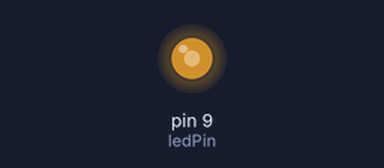
The sketch below on a simulated Arduino Uno, built with avr-gcc and run on an emulated ATmega328P. Parts: output pins drawn as LEDs (lit = HIGH). Random numbers use the default seed unless the sketch sets one.

Above: at 0.05 s.
At 19.87 s:
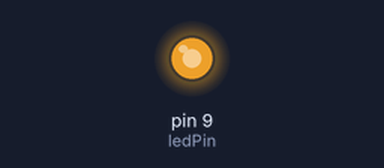
At 39.69 s:
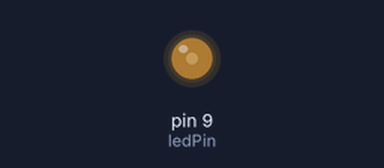
Timing chart, 0 to 40.0 s (numbered marks = the images above):
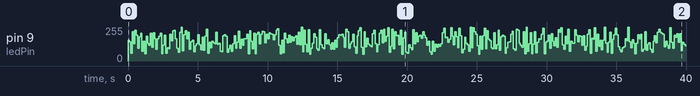

The sketch:

10.ino
```cpp
int ledPin = 9; // El pin al que está conectado el LED
int minValue = 50; // Valor mínimo de la intensidad de la llama
int maxValue = 255; // Valor máximo de la intensidad de la llama
int flickerSpeed = 100; // Velocidad de parpadeo de la llama en milisegundos

void setup() {
  pinMode(ledPin, OUTPUT);
  randomSeed(analogRead(0)); // Inicializa la generación de números aleatorios
}

void loop() {
  int randomValue = random(minValue, maxValue); // Genera un valor aleatorio entre minValue y maxValue
  analogWrite(ledPin, randomValue); // Establece la intensidad de la llama

  // Agrega un efecto de flicker al cambiar aleatoriamente la intensidad de la llama
  delay(flickerSpeed);
}
```

Measured:
- by itself, pin 9 (ledPin): 0/255 → 154/255 at 0.00 s, → 144/255 0.10 s later, → 59/255 0.10 s later, → 218/255 0.10 s later, … (400 changes in this stretch)
